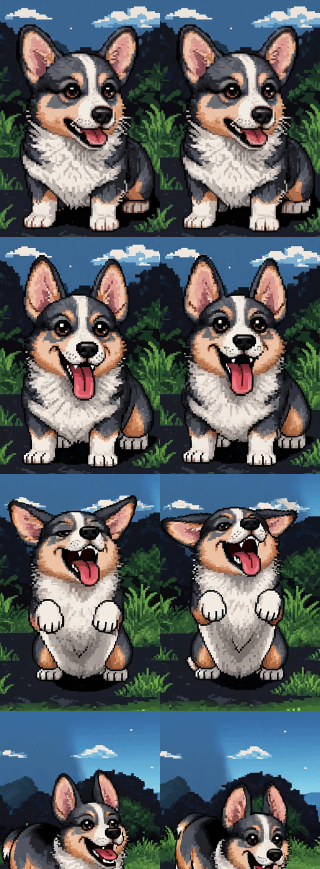
#> input picture assets/buddy-intro-000.png, 640 x 1738 px (shown at 1/2 size)
$ python pack-sprites.py
#> lines starting #> are read from the running program, lines starting #| are printed output that depends on the picture
#!/usr/bin/env python3
"""
pack-sprites.py — Extract frames from buddy-intro-*.png spritesheets
and pack them into a single clean spritesheet for the game engine.

Each source image is 640x1738 containing a 2-col x 4-row grid of frames.
Since 1738 doesn't divide evenly by 4, we crop each frame to 320x434
(the largest even size that fits) from calculated grid positions.

Output: assets/buddy-intro-packed.png — a single horizontal strip of all frames.

Usage:
    python3 tools/pack-sprites.py
"""

import os
import sys
import glob

try:
    from PIL import Image
except ImportError:
    print("Error: Pillow is required. Install with: pip3 install Pillow")
    sys.exit(1)

# ── Configuration ───────────────────────────────────────────────────────────

ASSETS_DIR  = os.path.join(os.path.dirname(__file__), '..', 'assets')
PATTERN     = os.path.join(ASSETS_DIR, 'buddy-intro-*.png')
OUTPUT      = os.path.join(ASSETS_DIR, 'buddy-intro-packed.png')

# Source grid: 2 columns x 4 rows in a 640x1738 image
SRC_COLS    = 2
SRC_ROWS    = 4
SRC_W       = 640
SRC_H       = 1738

# Output frame dimensions (every frame is resized to exactly this)
FRAME_W     = 320   # 640 / 2 = 320 (exact)
FRAME_H     = 434   # uniform target height for all frames

# Output layout
OUT_COLS    = 8     # frames per row in the packed sheet (one source image per row)

# ── Processing ──────────────────────────────────────────────────────────────

def extract_frames(img_path):
    """Extract all frames from a single source spritesheet.

    Slices at exact quarter-height boundaries, then resizes each frame
    to a uniform FRAME_W x FRAME_H so there are no sub-pixel offsets.
    """
#> called with img_path = 'tools/../assets/buddy-intro-000.png'
    img = Image.open(img_path).convert('RGBA')
    w, h = img.size
#> w = 640; h = 1738

    if w != SRC_W or h != SRC_H:
        print(f"  WARNING: {os.path.basename(img_path)} is {w}x{h}, expected {SRC_W}x{SRC_H}")

    col_w = w // SRC_COLS  # 320 — divides exactly
#> col_w = 320

    frames = []
    for row in range(SRC_ROWS):
        # Slice at exact quarter boundaries (handles the 434/435 split)
        y0 = round(row * h / SRC_ROWS)
        y1 = round((row + 1) * h / SRC_ROWS)

        for col in range(SRC_COLS):
            x0 = col * col_w
            x1 = x0 + col_w

            frame = img.crop((x0, y0, x1, y1))

            # Resize to uniform dimensions (handles 434 vs 435 row heights)
            if frame.size != (FRAME_W, FRAME_H):
                frame = frame.resize((FRAME_W, FRAME_H), Image.LANCZOS)

            frames.append(frame)
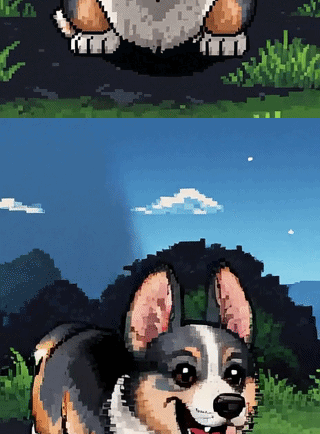
#> frame: PIL image 320x434 RGBA; mean R, G, B, A 70.1, 90.4, 101.6, 255
#> after the loop, frames = 8 items

    return frames


def main():
    source_files = sorted(f for f in glob.glob(PATTERN) if 'packed' not in f)
    if not source_files:
        print(f"No files matching {PATTERN}")
        sys.exit(1)

    print(f"Found {len(source_files)} source spritesheets")

    all_frames = []
    for path in source_files:
        name = os.path.basename(path)
        frames = extract_frames(path)
#> frames = 8 items
        print(f"  {name}: extracted {len(frames)} frames")
#|   buddy-intro-000.png: extracted 8 frames
        all_frames.extend(frames)
#> pass 2 of the loop in main, `for path in source_files:`:
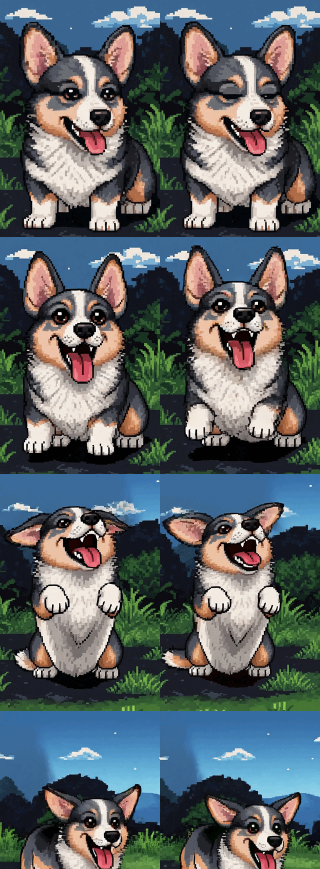
#> input picture assets/buddy-intro-001.png, 640 x 1738 px (shown at 1/2 size)
#> after the loop in extract_frames (call 2), `for row in range(SRC_ROWS):`:
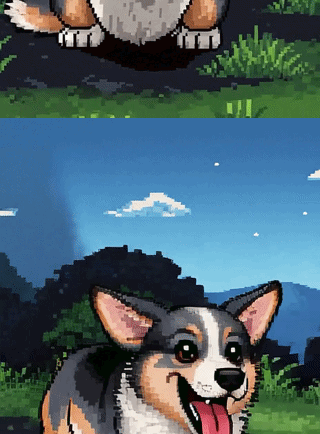
#> frame: PIL image 320x434 RGBA; mean R, G, B, A 74.4, 99.1, 109.2, 255
#|   buddy-intro-001.png: extracted 8 frames
#> pass 3 of the loop in main, `for path in source_files:`:
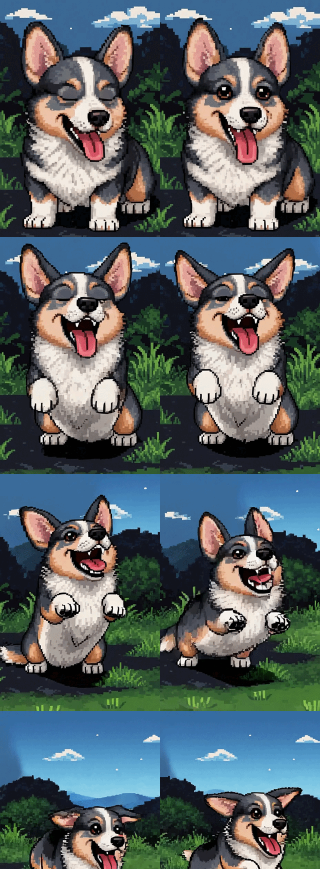
#> input picture assets/buddy-intro-002.png, 640 x 1738 px (shown at 1/2 size)
#> after the loop in extract_frames (call 3), `for row in range(SRC_ROWS):`:
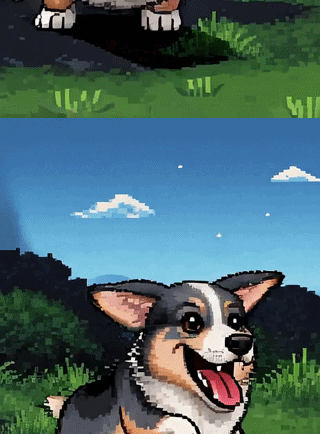
#> frame: PIL image 320x434 RGBA; mean R, G, B, A 71.4, 101.8, 105.8, 255
#|   buddy-intro-002.png: extracted 8 frames

    total = len(all_frames)
#> total = 24
    print(f"\nTotal frames: {total}")
#| Total frames: 24
    print(f"Full-res frame size: {FRAME_W}x{FRAME_H}")

    # Downscale each frame individually to half-res BEFORE packing.
    # This avoids LANCZOS bleed across frame boundaries that happens
    # when you resize the whole packed sheet at once.
    half_fw = FRAME_W // 2   # 160
    half_fh = FRAME_H // 2   # 217
    half_frames = [f.convert('RGB').resize((half_fw, half_fh), Image.LANCZOS) for f in all_frames]
#> half_frames = 24 items

    # Pack into a grid: OUT_COLS columns, as many rows as needed
    out_rows = (total + OUT_COLS - 1) // OUT_COLS
#> out_rows = 3
    out_w = OUT_COLS * half_fw
    out_h = out_rows * half_fh
#> out_h = 651

    print(f"Output: {out_w}x{out_h} ({OUT_COLS} cols x {out_rows} rows)")
#| Output: 1280x651 (8 cols x 3 rows)
    print(f"Output frame size: {half_fw}x{half_fh}")

    packed = Image.new('RGB', (out_w, out_h), (0, 0, 0))
#> packed: PIL image 1280x651 RGB; every value is 0

    for i, frame in enumerate(half_frames):
        col = i % OUT_COLS
        row = i // OUT_COLS
        packed.paste(frame, (col * half_fw, row * half_fh))
#> this loop made 24 passes
#> (col, row) on passes 1 to 12: (0, 0), (1, 0), (2, 0), (3, 0), (4, 0), (5, 0), (6, 0), (7, 0), (0, 1), (1, 1), (2, 1), (3, 1)
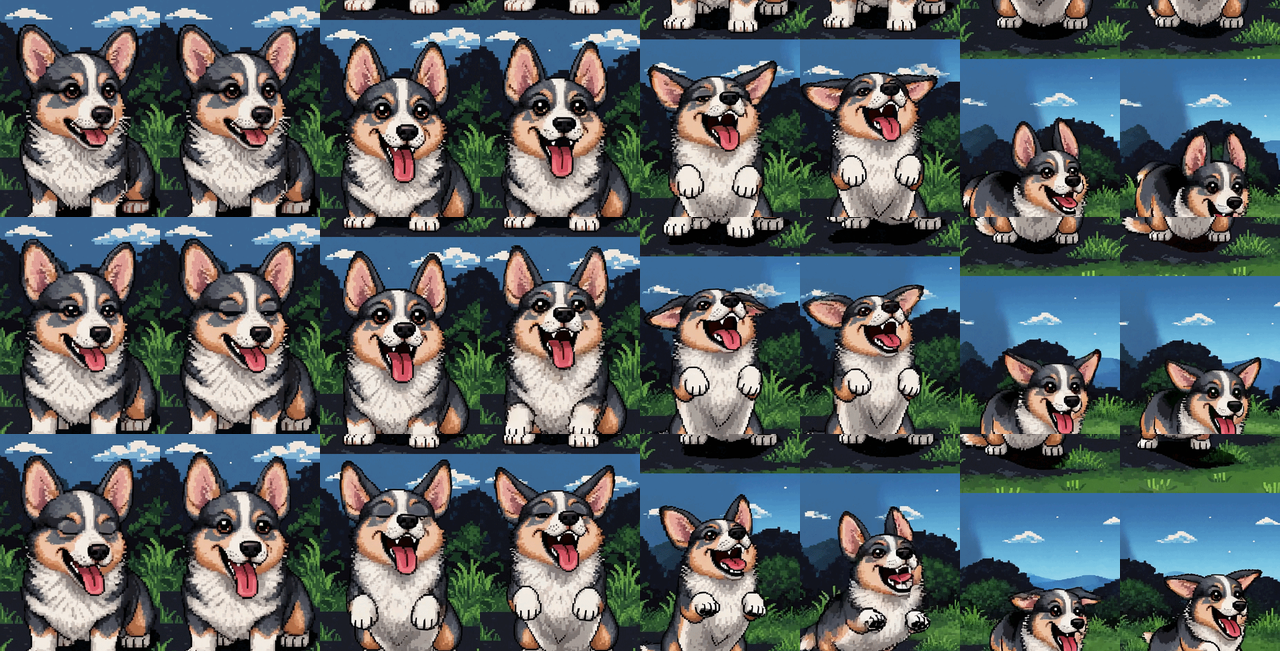
#> packed: PIL image 1280x651 RGB; mean R, G, B 88.1, 96.8, 100

    packed.save(OUTPUT, 'PNG', optimize=True)
    file_size = os.path.getsize(OUTPUT) / 1024 / 1024
    print(f"\nSaved: {OUTPUT}")
    print(f"  Dimensions: {out_w}x{out_h}")
#|   Dimensions: 1280x651
    print(f"  Frames: {total} ({half_fw}x{half_fh} each)")
#|   Frames: 24 (160x217 each)
    print(f"  Grid: {OUT_COLS} cols x {out_rows} rows")
#|   Grid: 8 cols x 3 rows
    print(f"  File size: {file_size:.1f} MB")
    print(f"\nTo use in intro-sprites.js:")
    print(f"  ['buddy-intro', 'assets/buddy-intro-packed.png', {half_fw}, {half_fh}, {OUT_COLS}, {out_rows}]")
#|   ['buddy-intro', 'assets/buddy-intro-packed.png', 160, 217, 8, 3]


if __name__ == '__main__':
    main()
